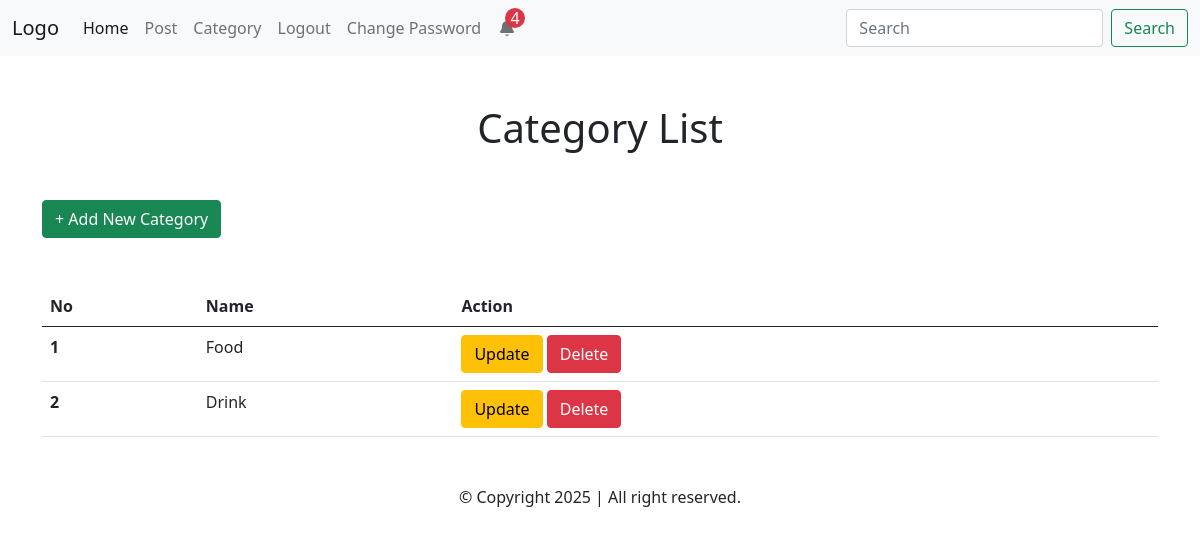
The page /category/list/ (signed in) on the database as committed earlier.
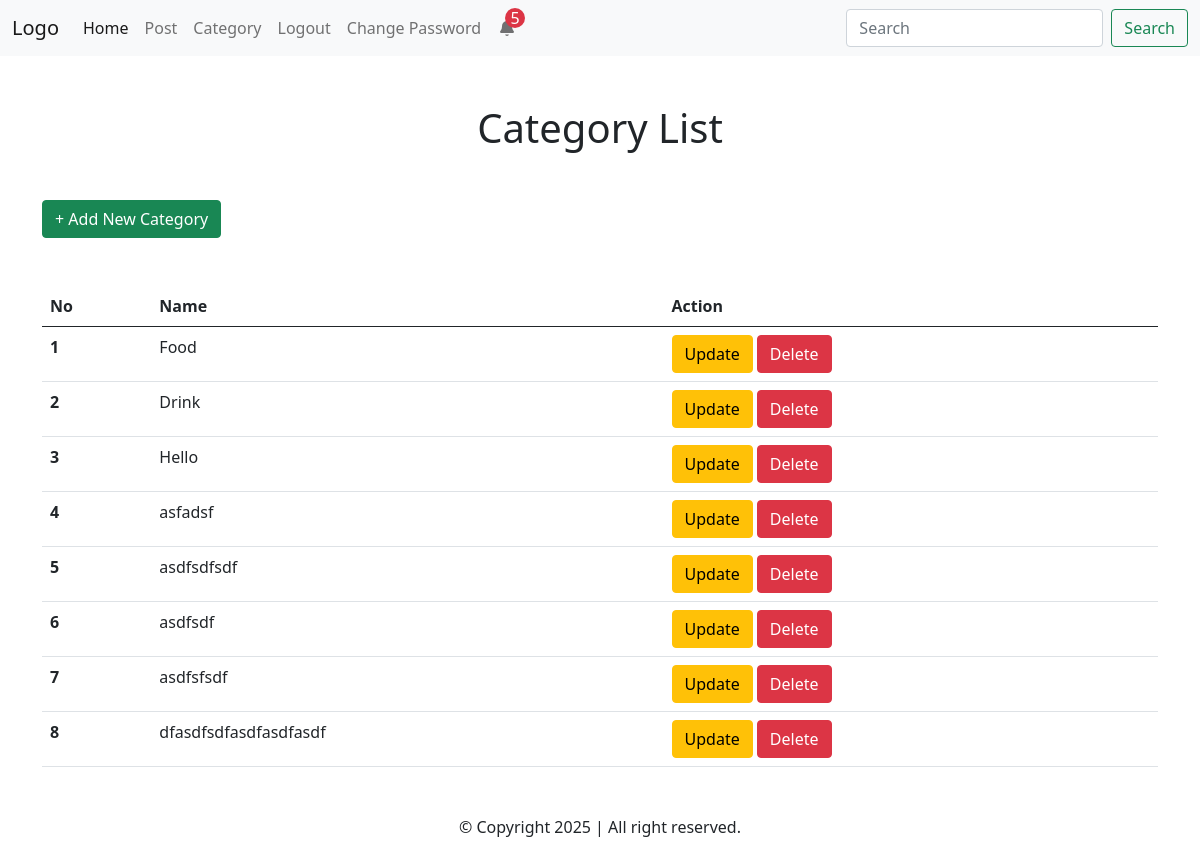
The same page on the database as committed later.
### myapp/models.py (models this page shows, shortened)
class CategoryModel(models.Model):
    name = models.CharField(max_length=200)
    created_at = models.DateTimeField(auto_now_add=True)
    updated_at = models.DateTimeField(auto_now=True)

### myapp/views.py (the view)
# urls.py: path("category/list/", views.CategoryList),
@permission_required("myapp.view_categorymodel", login_url="/login/")
def CategoryList(request):
    categories = CategoryModel.objects.all()
    return render(request, "category_list.html", {"categories": categories})

### utils/context_processors.py (called while the page is built)
def noti_count(request):
    notifications = NotificationModel.objects.all()
    return {"notifications": notifications}

### templates/category_list.html (shortened to what this page needs)
{% extends 'components/base.html' %}
{% block body %}
<h1 class="text-center mb-5">Category List</h1>
<a href="/category/create/" class="btn btn-success">+ Add New Category</a>
<table class="table mt-5">
    <thead>
        <tr>
            <th scope="col">No</th>
            <th scope="col">Name</th>
            <th scope="col">Action</th>
        </tr>
    </thead>
    <tbody>
        {% for category in categories %}
        <tr>
            <th scope="row">{{forloop.counter}}</th>
            <td>{{category.name}}</td>
            <td>
                <a href="/category/update/{{category.id}}/" class="btn btn-warning">Update</a>
                <a href="/category/delete/{{category.id}}/" class="btn btn-danger">Delete</a>
            </td>
        </tr>
        {% endfor %}
    </tbody>
</table>
{% endblock %}

Rows that differ between the two databases and show on the page:
added CategoryModel: name "Hello"
added CategoryModel: name "asfadsf"
added CategoryModel: name "asdfsdfsdf"
added CategoryModel: name "asdfsdf"
added CategoryModel: name "asdfsfsdf"
added CategoryModel: name "dfasdfsdfasdfasdfasdf"
Other text that changed with them:
{{ notifications.count }}: "4" → "5"
